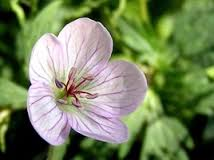
#> input picture images/flower.jpg, 214 x 160 px
$ python saliency.py images/flower.jpg   (older library calls are emulated)
#> lines starting #> are read from the running program, lines starting #| are printed output that depends on the picture; after the words box and inside, x2 and y2 are one past the last pixel; in counts of white or black regions, pixels touching at a corner belong together
import cv2, sys
import numpy as np

def backproject(source, target, levels = 2, scale = 1):
	hsv = cv2.cvtColor(source,	cv2.COLOR_BGR2HSV)
	hsvt = cv2.cvtColor(target,	cv2.COLOR_BGR2HSV)
	# calculating object histogram
	roihist = cv2.calcHist([hsv],[0, 1], None, [levels, levels], [0, 180, 0, 256] )

	# normalize histogram and apply backprojection
	cv2.normalize(roihist,roihist,0,255,cv2.NORM_MINMAX)
	dst = cv2.calcBackProject([hsvt],[0,1],roihist,[0,180,0,256], scale)
	return dst

def saliency_by_backprojection(img):
	cv2.pyrMeanShiftFiltering(img, 2, 10, img, 4)

	backproj = np.uint8(backproject(img, img, levels = 2))
	cv2.normalize(backproj,backproj,0,255,cv2.NORM_MINMAX)
	saliencies = [backproj, backproj, backproj]
	saliency = cv2.merge(saliencies)

	cv2.pyrMeanShiftFiltering(saliency, 20, 200, saliency, 2)
	saliency = cv2.cvtColor(saliency, cv2.COLOR_BGR2GRAY)
	cv2.equalizeHist(saliency, saliency)

	return 255-saliency

def saliency_map(img):
	saliency_hsv = saliency_by_backprojection(img * 1)
	saliency = saliency_hsv
	(T, saliency) = cv2.threshold(saliency, 200, 255, cv2.THRESH_BINARY)
	return saliency

def largest_contours_rect(saliency):
	_, contours, hierarchy = cv2.findContours(saliency * 1,cv2.RETR_LIST,cv2.CHAIN_APPROX_SIMPLE)
	contours = sorted(contours, key = cv2.contourArea)
	return cv2.boundingRect(contours[-1])

def refine_saliency_with_grabcut(img, saliency):
	rect = largest_contours_rect(saliency)
	bgdmodel = np.zeros((1, 65),np.float64)
	fgdmodel = np.zeros((1, 65),np.float64)
	saliency[np.where(saliency > 0)] = cv2.GC_FGD
	mask = saliency
	cv2.grabCut(img, mask, rect, bgdmodel, fgdmodel, 1, cv2.GC_INIT_WITH_RECT)
	mask = np.where((mask==2)|(mask==0),0,1).astype('uint8')
	return mask

def backprojection_saliency(img):
	saliency = saliency_map(img)
	mask = refine_saliency_with_grabcut(img, saliency)
	return mask

if __name__ == "__main__":
	name = sys.argv[1].strip(".jpg")

	img = cv2.imread(sys.argv[1], 1)
#> img is the input picture: shape (160, 214, 3); mean B, G, R 93.3, 131.5, 118
	img = cv2.resize(img, (640/2, 480/2))
#> img: shape (240, 320, 3)
	mask = backprojection_saliency(img)
#> in saliency_by_backprojection, `cv2.pyrMeanShiftFiltering(img, 2, 10, img, 4)`:
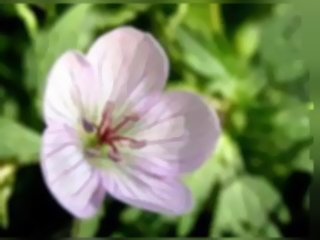
#> img: shape (240, 320, 3); mean of channels 0, 1, 2 93.4, 131.6, 118.2; drawn as B, G, R
#> in backproject, `hsv = cv2.cvtColor(source,	cv2.COLOR_BGR2HSV)`: hsv: shape (240, 320, 3); mean H, S, V 71, 117.5, 137.5
#> in backproject, `roihist = cv2.calcHist([hsv],[0, 1], None, [levels, levels], [0, 180, ..`: roihist = [[21033, 35086], [19152, 1529]]
#> in backproject, `dst = cv2.calcBackProject([hsvt],[0,1],roihist,[0,180,0,256], scale)`:
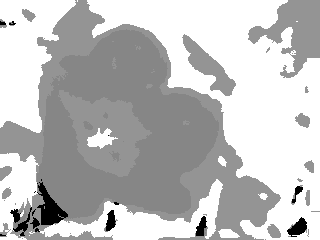
#> dst: shape (240, 320); min 0, max 255, mean 190.4
#> in saliency_by_backprojection, `cv2.pyrMeanShiftFiltering(saliency, 20, 200, saliency, 2)`:
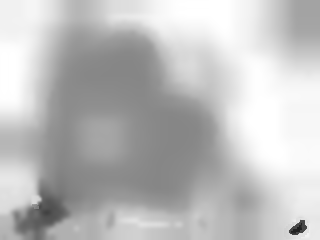
#> saliency: shape (240, 320, 3); min 28, max 255, mean 189.7
#> in saliency_by_backprojection, `cv2.equalizeHist(saliency, saliency)`:
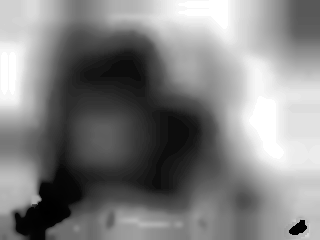
#> saliency: shape (240, 320); min 0, max 255, mean 128.8
#> in saliency_by_backprojection, `return 255-saliency`:
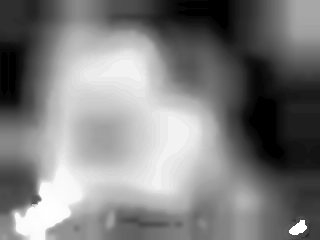
#> returned value: shape (240, 320); min 0, max 255, mean 126.2
#> in saliency_map, `(T, saliency) = cv2.threshold(saliency, 200, 255, cv2.THRESH_BINARY)`:
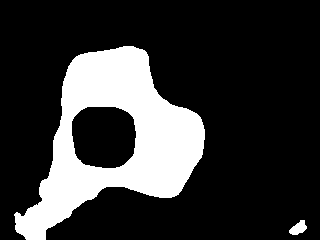
#> saliency: shape (240, 320); 21.1% white; 2 white regions
#> in largest_contours_rect, `_, contours, hierarchy = cv2.findContours(saliency * 1,cv2.RETR_LIST,c..`: contours = 3 contours; box (x1, y1, x2, y2) and area: (14, 46, 205, 240) 19112, (71, 106, 137, 169) 3447, (289, 220, 307, 235) 142
#> in refine_saliency_with_grabcut, `rect = largest_contours_rect(saliency)`: rect = (14, 46, 191, 194)
#> in refine_saliency_with_grabcut, `saliency[np.where(saliency > 0)] = cv2.GC_FGD`: saliency: shape (240, 320); values 0 (black) and 1 (white), 21.1% white; 2 white regions, box (x1, y1, x2, y2) and area: (14, 46, 205, 240) 16066, (289, 220, 307, 235) 165
#> in refine_saliency_with_grabcut, `mask = np.where((mask==2)|(mask==0),0,1).astype('uint8')`: mask: shape (240, 320); values 0 (black) and 1 (white), 30.7% white; 1 white region, box (x1, y1, x2, y2) and area: (40, 46, 205, 218) 23555
	segmentation = img*mask[:,:,np.newaxis]
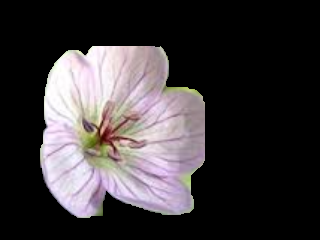
#> segmentation: shape (240, 320, 3); mean B, G, R 58.8, 56.7, 61.2

	cv2.imshow("original", img)
	cv2.imshow("segmentation", segmentation)
	cv2.waitKey(-1)
